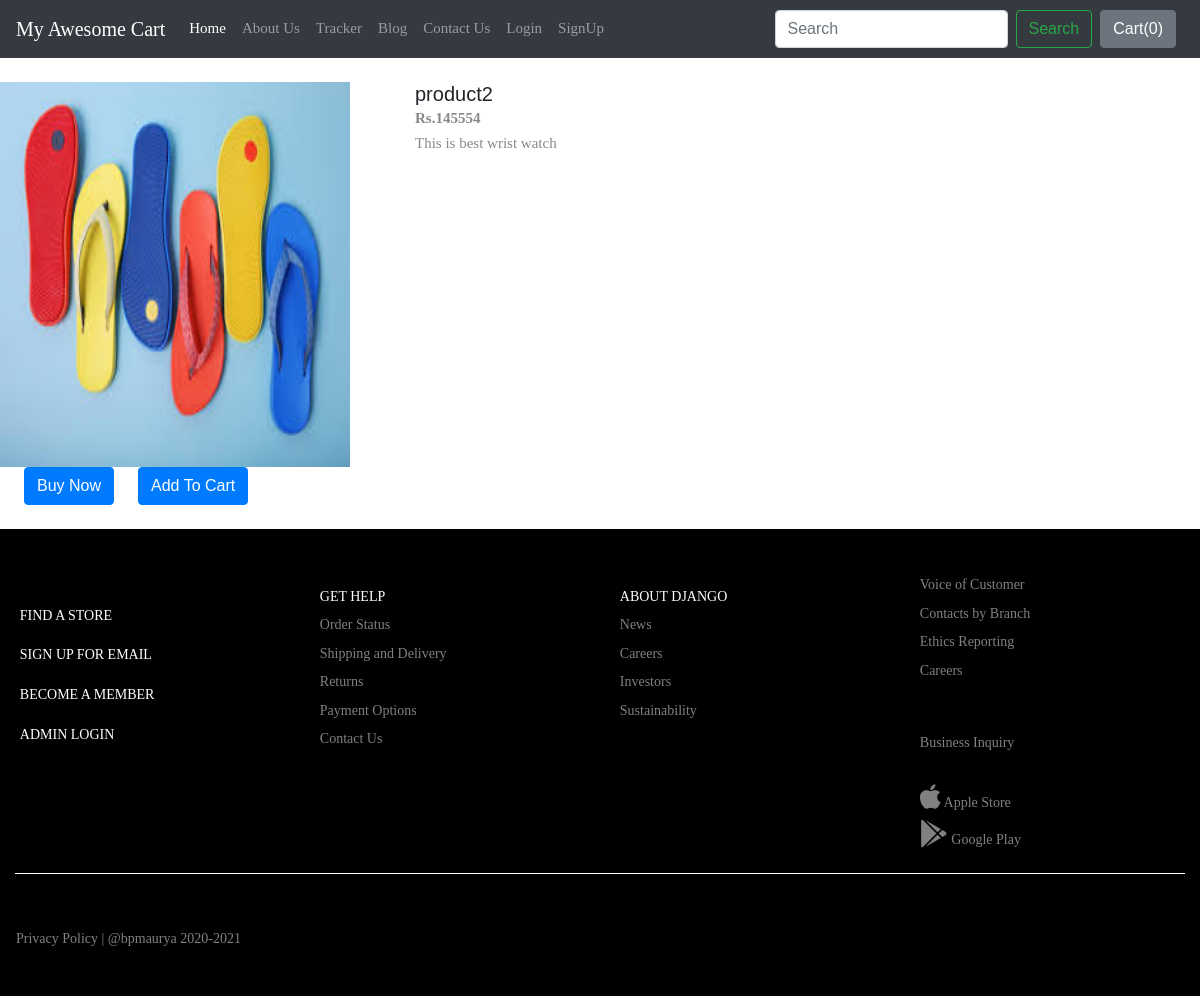
The app's page /shop/products/7 with its own data.
### shop/models.py (models this page shows, shortened)
class Product(models.Model):
    product_id = models.AutoField
    product_name = models.CharField(max_length=50)
    category = models.CharField(max_length=50, default="")
    subcategory = models.CharField(max_length=50, default="")
    price = models.IntegerField(default=0)
    desc = models.CharField(max_length=300)
    pub_date = models.DateField()
    image = models.ImageField(upload_to='shop/images', default="")

### shop/views.py (the view)
# urls.py: path("products/<int:myid>", views.productView, name="ProductView"),
def productView(request, myid):
    product = Product.objects.filter(id=myid)
    return render(request, 'shop/prodView.html', {'product':product[0]})

### shop/templates/shop/prodView.html (shortened to what this page needs)
{% extends 'shop/basic.html' %}
{% block body %}
<div class="container my-4">
    <div class="row">
    <div class="col-md-4">
    <div class="row">
        <img src="/media/{{product.image}}" width="350px" height="385px">
    </div>
        <div class="row">
            <button class="btn btn-primary mx-4">Buy Now</button>
            <button class="btn btn-primary">Add To Cart</button>
        </div>
    </div>
    <div class="col-md-8">
        <h5>{{product.product_name}}</h5>
        <p><b>Rs.{{product.price}} </b></p>
        <p>{{product.desc}}</p>
    </div>
    </div>
</div>
{% endblock %}

### static_in_env/css/main.css (style rules this page uses)
* { margin: 0px; padding: 0px; box-sizing: border-box; }
body, html { height: 100%; font-family: Montserrat-Regular, sans-serif; font-weight: 400; }
h1,h2,h3,h4,h5,h6 { margin: 0px; }
p { font-family: Montserrat-Regular; font-size: 15px; line-height: 1.7; color: #888888; margin: 0px; }
button { outline: none !important; border: none; background: transparent; }
.container { max-width: 1200px; }
body { padding-right: 0px !important; }

### records on screen
Product: image (picture), product_name "product2", price "145554", desc "This is best wrist watch"
